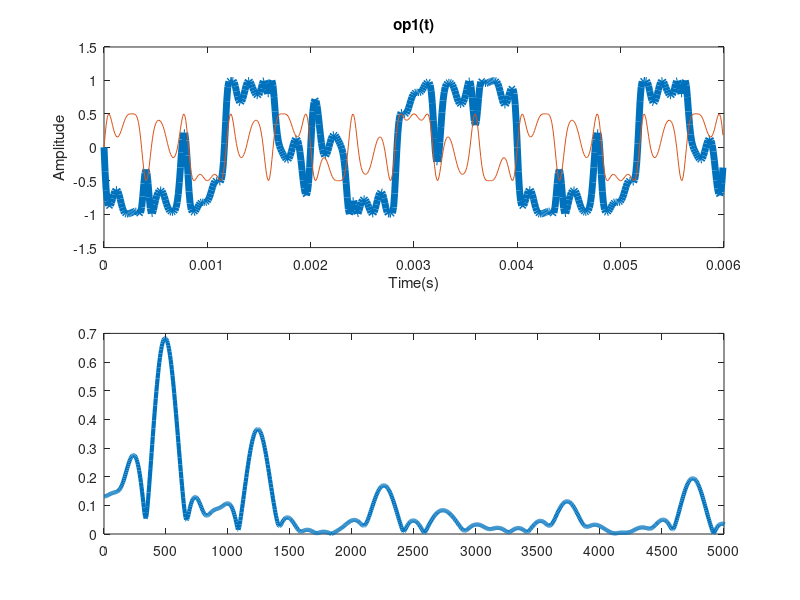

This figure's MATLAB source: (Note: this script raises an error after producing the figure.)
clf;
clear;
close all;

set(0,'DefaultFigureWindowStyle','docked')


fs = 96000;  
t = (0:1/fs:0.006-1/fs);
%carrier = zeros(1,11);
%alpha =(0:0.1:1);
f1 = 500;


phase = 0;

%Operator 3
beta = 0.5; %amplitude operator 3
delta = f1*5;
mod2 = sin(2*pi*delta*t+phase);

%Operator 2
alpha = 0.3; %amplitude operator 2
gamma = f1*3.5;
mod = sin(2*pi*gamma*t+pi*mod2*beta+phase);

%carrier
carriernonmod = sin(2*pi*f1*t);
carrier = sin(2*pi*f1*t + pi*mod*alpha);
%for i=1:1
%    carrier(i) = sin(2*pi*f1*t + pi*mod*alpha(i));
%end

figure('name','Time domain and frequency domain');
subplot(2,1,1);
plot(t,-carrier,'LineWidth',5);
hold on;
plot(t, mod/2);
%plot(t, carriernonmod,'--r','LineWidth',2);
title("op1(t)");
xlabel('Time(s)');
ylabel('Amplitude');
ylim( [-1.5 1.5] );

fftmaxfreq = 5000;
%fast fourier transform
y = fft(carrier/7.215, 20000); 
f = (0:length(y)-1)*fs/length(y);
subplot(2,1,2);
plot(f,abs(y)/48, 'LineWidth',3);
xlim([0 fftmaxfreq]);
xticks(0:500:fftmaxfreq);
ax = gca();
ax.XRuler.Exponent = 3;
title("Frequency domain(FFT) of op1(t)");
xlabel('Frequency(kHz)');
ylabel('Amplitude');
hold on;
grid;